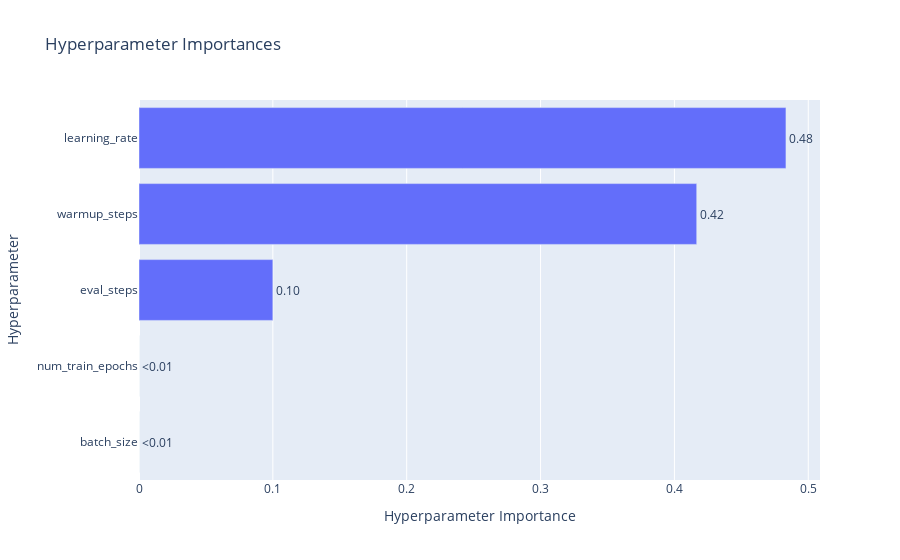

The notebook cell this image was saved under:
### Code cell
plot_param_importances(study)

### Figure 1 — Plotly figure (JSON) as saved in the notebook; plotly's stock layout.template omitted (floating-point values rounded to 4 significant figures)
{"data": [{"cliponaxis": false, "hovertemplate": ["batch_size (CategoricalDistribution): 0.0<extra></extra>", "num_train_epochs (IntDistribution): 0.0<extra></extra>", "eval_steps (IntDistribution): 0.09999999999999998<extra></extra>", "warmup_steps (IntDistribution): 0.41666666666666674<extra></extra>", "learning_rate (FloatDistribution): 0.48333333333333334<extra></extra>"], "name": "Objective Value", "orientation": "h", "text": ["<0.01", "<0.01", "0.10", "0.42", "0.48"], "textposition": "outside", "type": "bar", "x": [0, 0, 0.1, 0.4167, 0.4833], "y": ["batch_size", "num_train_epochs", "eval_steps", "warmup_steps", "learning_rate"]}], "layout": {"title": {"text": "Hyperparameter Importances"}, "xaxis": {"title": {"text": "Hyperparameter Importance"}}, "yaxis": {"title": {"text": "Hyperparameter"}}}}
